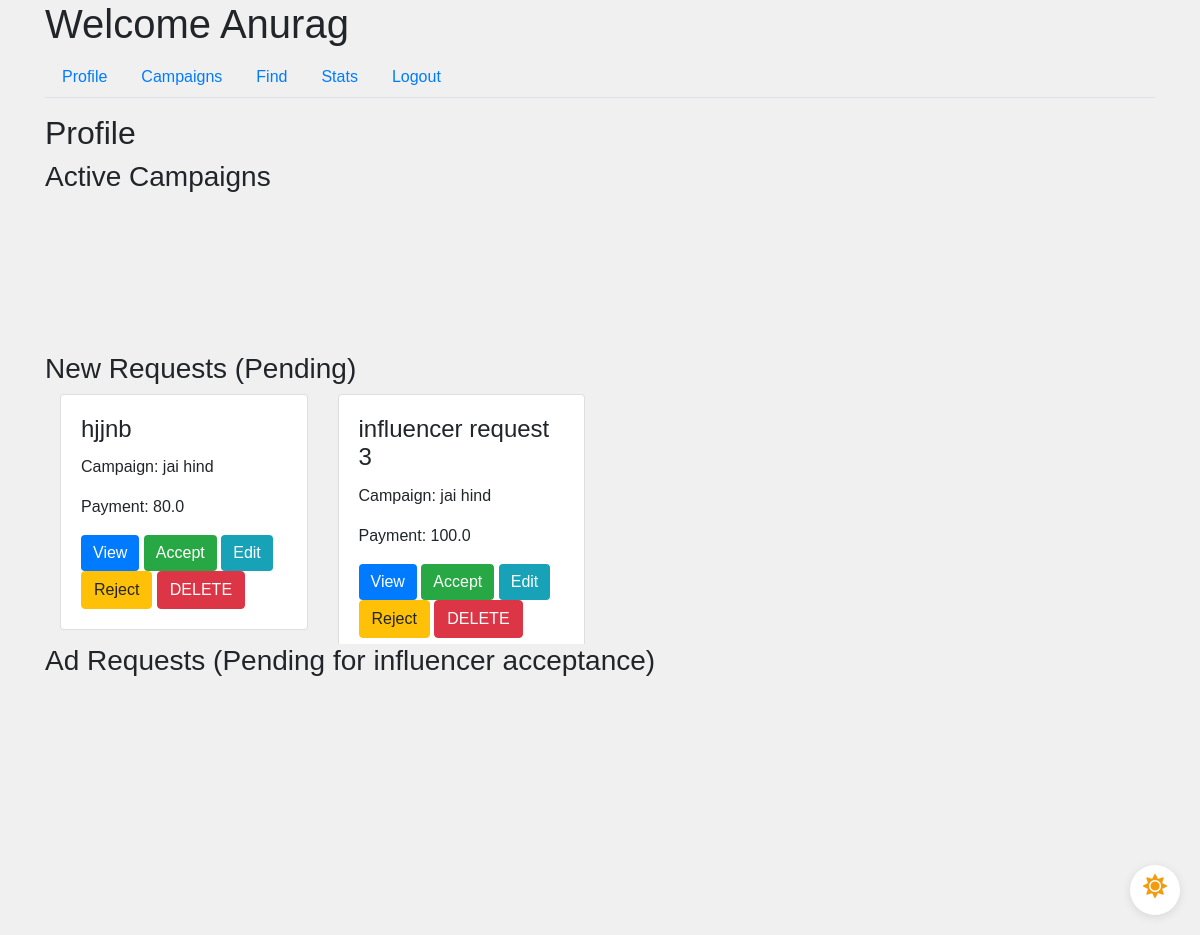
/sponsor/profile (signed in), run on an earlier commit of the app's database.
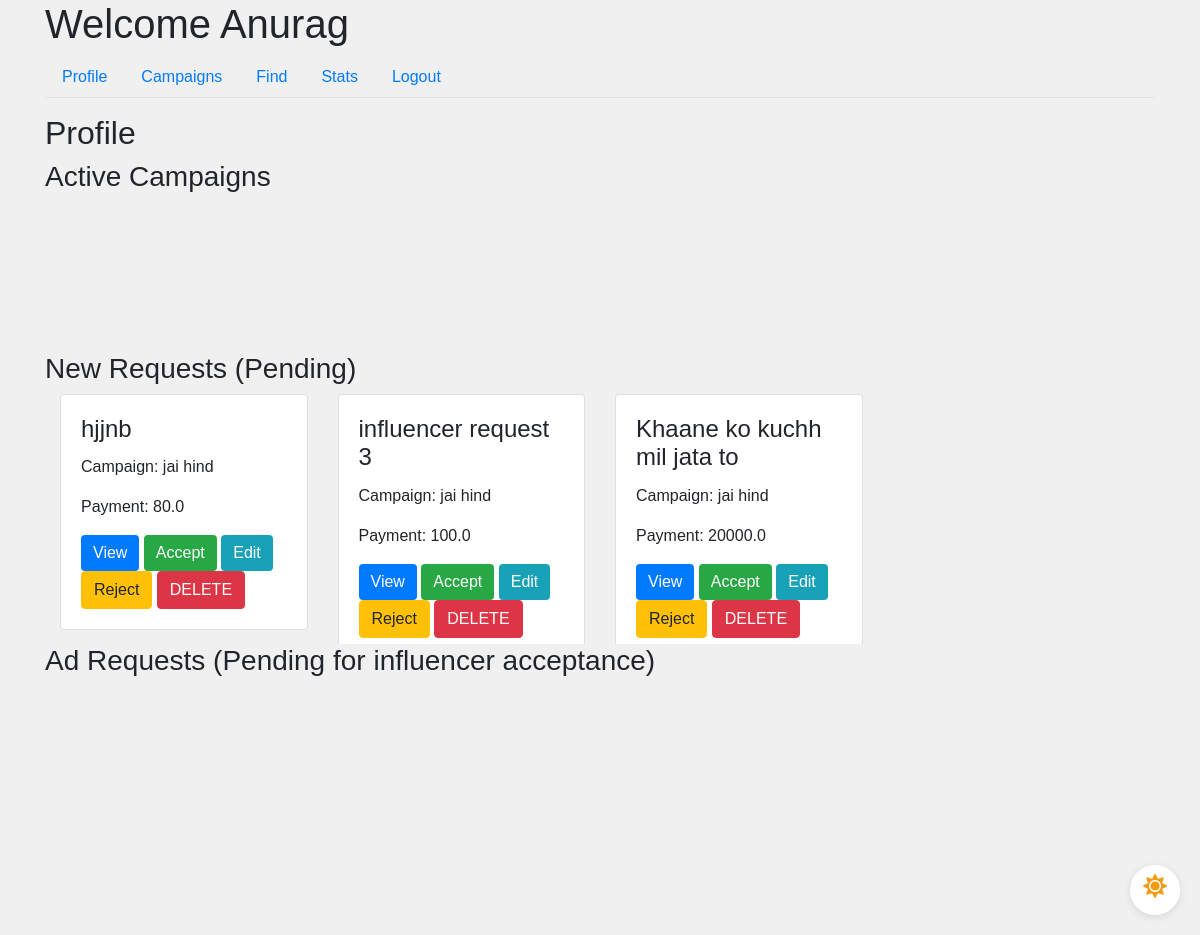
And on a later commit of the database.
### app/models.py (models this page shows, shortened)
class User(UserMixin, db.Model):
    id = db.Column(db.Integer, primary_key=True)
    username = db.Column(db.String(64), unique=True, nullable=False)
    email = db.Column(db.String(120), unique=True, nullable=False)
    password_hash = db.Column(db.String(128), nullable=False)
    role = db.Column(db.String(20), nullable=False)
    industry = db.Column(db.String(120))  # For Sponsors
    platforms = db.Column(db.Text)  # For Influencers
    category = db.Column(db.String(120))  # For Influencers
    niche = db.Column(db.String(120))  # For Influencers
    profile_pic = db.Column(db.String(20), nullable=False, default='download.png')
    flag = db.Column(db.Boolean, default=False, nullable=False)  # Add flag column

class AdRequest(db.Model):
    id = db.Column(db.Integer, primary_key=True)
    campaign_id = db.Column(db.Integer, db.ForeignKey('campaign.id'), nullable=False)
    influencer_id = db.Column(db.Integer, db.ForeignKey('user.id'), nullable=False)
    requirements = db.Column(db.Text, nullable=False)
    payment_amount = db.Column(db.Float, nullable=False)
    status_influencer = db.Column(db.String(10), nullable=False)
    status_sponsor = db.Column(db.String(10), nullable=False)

class Campaign(db.Model):
    id = db.Column(db.Integer, primary_key=True)
    name = db.Column(db.String(100), nullable=False)
    description = db.Column(db.Text, nullable=False)
    budget = db.Column(db.Float, nullable=False)
    visibility = db.Column(db.String(10), nullable=False)  # 'public', 'private'
    start_date = db.Column(db.Date, nullable=False)
    end_date = db.Column(db.Date, nullable=False)
    user_id = db.Column(db.Integer, db.ForeignKey('user.id'), nullable=False)
    ad_requests = db.relationship('AdRequest', backref='campaign', lazy=True)
    flag = db.Column(db.Boolean, default=False, nullable=False)  # Add flag column

### app/routes.py (the view)
@main.route('/sponsor/profile')
@login_required
def sponsor_profile():
    if current_user.role != 'sponsor':
        return redirect(url_for('main.home'))
    sponsor = current_user
    active_campaigns = Campaign.query.join(AdRequest, Campaign.id == AdRequest.campaign_id)\
    .filter(Campaign.user_id == sponsor.id, AdRequest.status_sponsor == "Accepted").all()
    new_requests = AdRequest.query.join(Campaign, AdRequest.campaign_id == Campaign.id)\
    .filter(
        Campaign.user_id == sponsor.id,
        AdRequest.status_sponsor == 'Pending', AdRequest.status_influencer != 'Rejected'
    ).all()
    active_influencer = User.query.filter_by(role='influencer').all()
    influencer_pending_request = AdRequest.query.join(Campaign, AdRequest.campaign_id == Campaign.id)\
                              .filter(Campaign.user_id == sponsor.id, AdRequest.status_influencer == 'Pending', AdRequest.status_sponsor != 'Rejected').all()
    return render_template('sponsor_profile.html',
                           sponsor=sponsor,
                           active_campaigns=active_campaigns,
                           active_influencer=active_influencer,
                           new_requests=new_requests,
                           influencer_pending_request=influencer_pending_request)

### app/models.py (called while the page is built)
@login_manager.user_loader
def load_user(user_id):
    return User.query.get(int(user_id))

### app/templates/sponsor_profile.html (shortened to what this page needs)
{% extends "sponsor_dashboard.html" %}
{% block tab_content %}
<h2>Profile</h2>
<div class="col-md-13">
    <div class="profile-main">
        <h3>Active Campaigns</h3>
            <div class="scrollable-container scrollable-container-custom-height-spon-1">
            </div>
        <h3>New Requests (Pending)</h3>
            <div class="scrollable-container scrollable-container-custom-height-spon-2">
                <div class="row-container">
                    {% for request in new_requests %}
                    <div class="col-md-3">
                        <div class="request-box card">
                            <div class="card-body">
                                <h4 class="card-title">{{ request.requirements }}</h4>
                                <p class="card-text">Campaign: {{ request.campaign.name }}</p>
                                <p class="card-text">Payment: {{ request.payment_amount }}</p>
                                <button class="btn btn-primary" data-toggle="modal" data-target="#adRequestModal" data-id="{{ request.id }}">View</button>
                                {% for influencer in active_influencer %}
                                    {% if request.campaign.flag == 0 and current_user.flag == 0 and influencer.id == request.influencer_id and influencer.flag == 0 %}
                                        <a href="{{ url_for('main.accept_request_sponsor', id=request.id) }}" class="btn btn-success">Accept</a>
                                        <a href="{{ url_for('main.edit_ad_request_spon', id=request.id) }}" class="btn btn-info">Edit</a>
                                        <a href="{{ url_for('main.reject_request_sponsor', id=request.id) }}" class="btn btn-warning">Reject</a>
                                        <a href="{{ url_for('main.delete_ad_request', id=request.id) }}" class="btn btn-danger">DELETE</a>
                                    {% endif %}
                                {% endfor %}
                            </div>
                        </div>
                    </div>
                    {% endfor %}
                </div>
            </div>
        <h3>Ad Requests (Pending for influencer acceptance)</h3>
        <div class="scrollable-container scrollable-container-custom-height-spon-3">
        </div>
</div>
{% endblock %}

### app/templates/sponsor_dashboard.html (shortened to what this page needs)
{% extends "base.html" %}
{% block content %}
<div class="dark-mode-toggle">
    <label for="darkSwitch" class="toggle-label">
        <i class="fas fa-sun light-mode-icon"></i>
    </label>
</div>
<h1>Welcome {{ current_user.username }}</h1>
<ul class="nav nav-tabs">
    <li class="nav-item">
        <a class="nav-link" href="{{ url_for('main.sponsor_profile') }}">Profile</a>
    </li>
    <li class="nav-item">
        <a class="nav-link" href="{{ url_for('main.sponsor_campaigns') }}">Campaigns</a>
    </li>
    <li class="nav-item">
        <a class="nav-link" href="{{ url_for('main.sponsor_find') }}">Find</a>
    </li>
    <li class="nav-item">
        <a class="nav-link" href="{{ url_for('main.sponsor_stats') }}">Stats</a>
    </li>
    <li class="nav-item">
        <a class="nav-link" href="{{ url_for('main.logout') }}">Logout</a>
    </li>
</ul>
<div class="tab-content mt-3">
    {% block tab_content %}{% endblock %}
</div>
{% endblock %}

### app/templates/base.html (shortened to what this page needs)
<!DOCTYPE html>
<html lang="en">
<head>
    <link rel="stylesheet" href="https://maxcdn.bootstrapcdn.com/bootstrap/4.0.0/css/bootstrap.min.css">
    <link href="https://stackpath.bootstrapcdn.com/bootstrap/4.3.1/css/bootstrap.min.css" rel="stylesheet">
    <link rel="stylesheet" href="https://cdnjs.cloudflare.com/ajax/libs/font-awesome/5.15.4/css/all.min.css">
    <link rel="stylesheet" href="{{ url_for('static', filename='css/styles.css') }}">
</head>
<body>
    <div class="container">
        {% block content %}{% endblock %}
    </div>
</body>
</html>

### app/static/css/styles.css (style rules this page uses)
.scrollable-container { display: flex; flex-direction: column; overflow-y: auto; height: 255px; scroll-snap-type: y mandatory; }
.scrollable-container-custom-height-spon-1 { height: 150px; }
.scrollable-container-custom-height-spon-2 { height: 250px; }
.scrollable-container-custom-height-spon-3 { height: 250px; }
.row-container { display: flex; flex-wrap: wrap; }
.row-container > .col-md-3 { flex: 0 0 25%; box-sizing: border-box; scroll-snap-align: start; margin-bottom: 10px; }
body { font-family: 'Arial', sans-serif; background-color: #f0f0f0; margin: 0; padding: 0; transition: background-color 0.3s; }
.btn-primary { background-color: #007bff; border: none; }
.btn-success { background-color: #28a745; border: none; }
.btn-info { background-color: #17a2b8; border: none; }
.dark-mode-toggle { position: fixed; bottom: 20px; right: 20px; width: 50px; height: 50px; border-radius: 50%; background-color: #fff; box-shadow: 0 2px 10px rgba(0, 0, 0, 0.1); display: flex; align-items: center; justify-content: center; cursor: pointer; z-index: 1000; }
.toggle-label { display: flex; align-items: center; justify-content: center; width: 100%; height: 100%; cursor: pointer; position: relative; }
.light-mode-icon, .dark-mode-icon { position: absolute; font-size: 24px; }
.light-mode-icon { color: #f39c12; opacity: 1; transition: opacity 0.3s; }

What changed in the data, as far as the page shows it:
added AdRequest: requirements "Khaane ko kuchh mil jata to", campaign.name "jai hind", payment_amount "20000.0"
